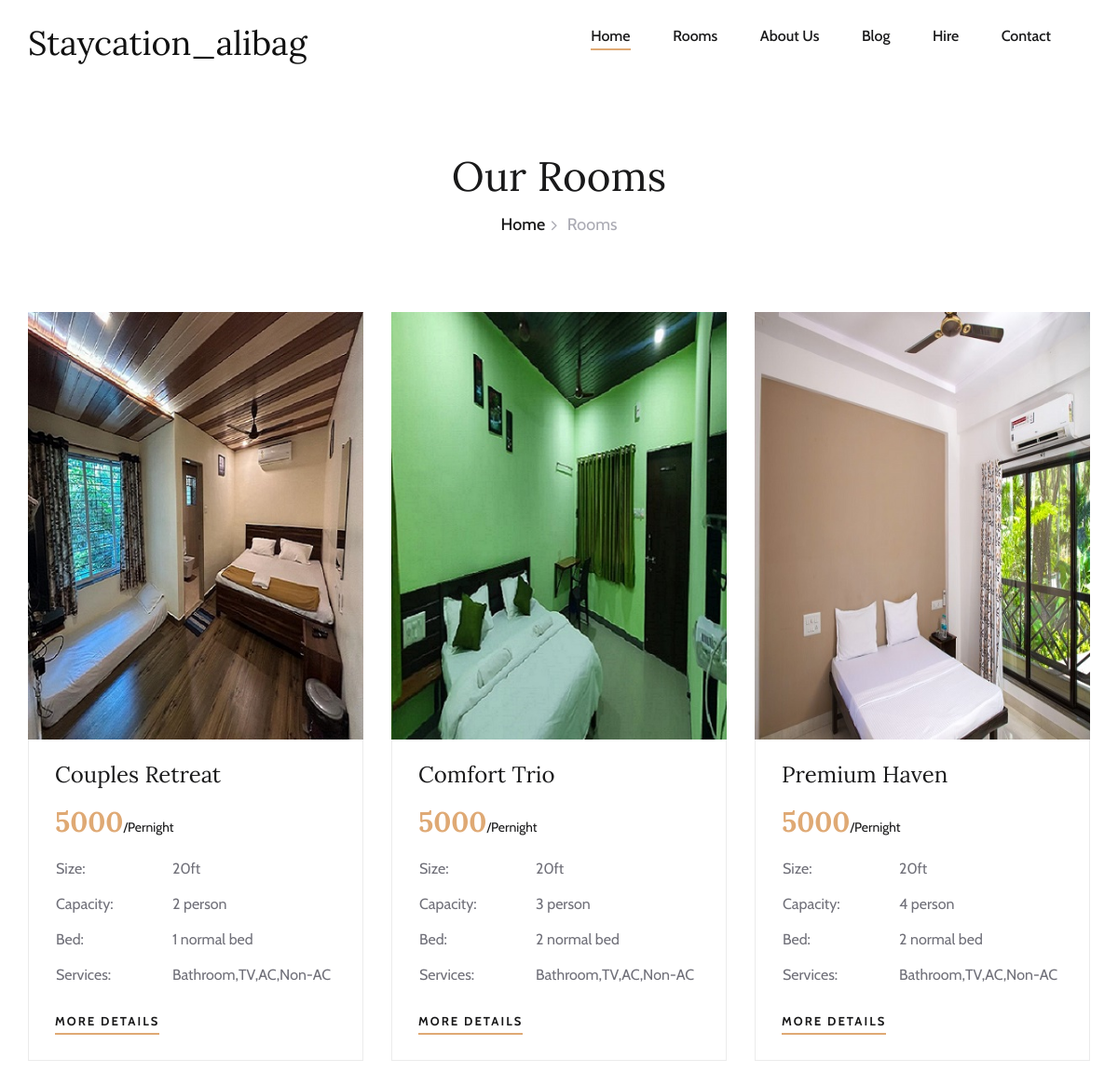
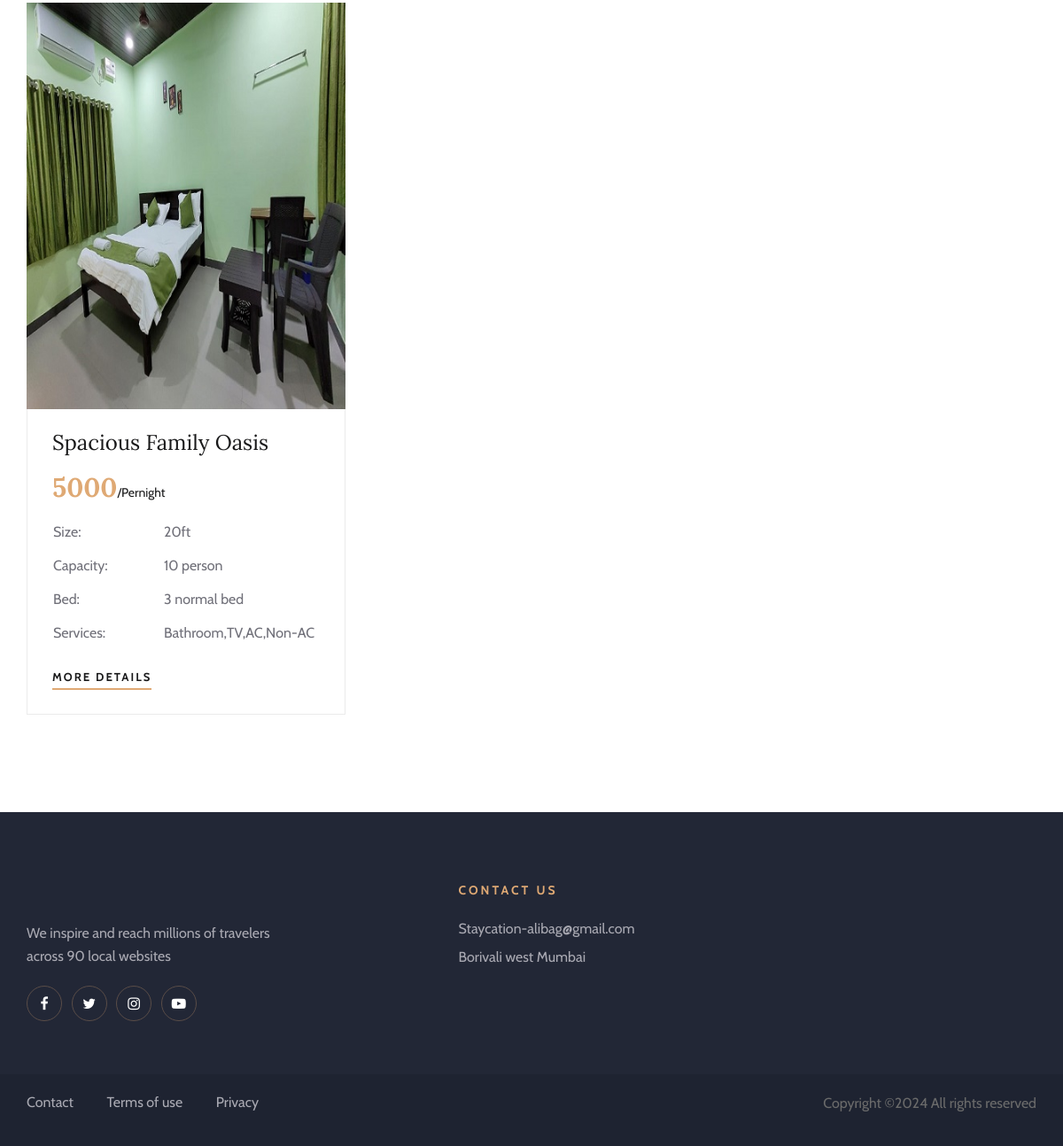
The page /rooms.php on the database its author committed (2 pictures, top to bottom).
### tables this page shows
CREATE TABLE `rooms` (
  `id` int(11) NOT NULL,
  `head` varchar(100) NOT NULL,
  `fee` varchar(100) NOT NULL,
  `size` varchar(100) NOT NULL,
  `capacity` varchar(100) NOT NULL,
  `bed` varchar(100) NOT NULL,
  `services` varchar(100) NOT NULL,
  `img` varchar(50) NOT NULL,
  `room_detail_img` varchar(50) NOT NULL,
  `details` varchar(1000) NOT NULL
);

### rooms.php (the view, shortened to what this page needs)
<?php
include('admin/dbconnection.php');
?>
<!DOCTYPE html>
<html lang="zxx">
<head>
    <link rel="stylesheet" href="css/bootstrap.min.css" type="text/css">
    <link rel="stylesheet" href="css/font-awesome.min.css" type="text/css">
    <link rel="stylesheet" href="css/elegant-icons.css" type="text/css">
    <link rel="stylesheet" href="css/flaticon.css" type="text/css">
    <link rel="stylesheet" href="css/owl.carousel.min.css" type="text/css">
    <link rel="stylesheet" href="css/nice-select.css" type="text/css">
    <link rel="stylesheet" href="css/jquery-ui.min.css" type="text/css">
    <link rel="stylesheet" href="css/magnific-popup.css" type="text/css">
    <link rel="stylesheet" href="css/slicknav.min.css" type="text/css">
    <link rel="stylesheet" href="css/style.css" type="text/css">
</head>
<body>
    <header class="header-section">
        <div class="menu-item">
            <div class="container">
                <div class="row">
                    <div class="col-lg-2">
                        <div class="logo">
                            <a href="./index.php">
                                <h2>Staycation_alibag</h2>
                            </a>
                        </div>
                    </div>
                    <div class="col-lg-10">
                        <div class="nav-menu">
                            <nav class="mainmenu">
                                <ul>
                                    <li class="active"><a href="./index.php">Home</a></li>
                                    <li><a href="./rooms.php">Rooms</a></li>
                                    <li><a href="./about-us.php">About Us</a></li>
                                    <li><a href="./blog.php">Blog</a></li>
                                    <li><a href="./pages.html">Hire</a>
                                    </li>
                                    <li><a href="./contact.php">Contact</a></li>
                                </ul>
                            </nav>
                        </div>
                    </div>
                </div>
            </div>
        </div>
    </header>
    <div class="breadcrumb-section">
        <div class="container">
            <div class="row">
                <div class="col-lg-12">
                    <div class="breadcrumb-text">
                        <h2>Our Rooms</h2>
                        <div class="bt-option">
                            <a href="./index.php">Home</a>
                            <span>Rooms</span>
                        </div>
                    </div>
                </div>
            </div>
        </div>
    </div>
    <?php
            $query = "SELECT * FROM rooms";
            $query_run = mysqli_query($con, $query);
            if (mysqli_num_rows($query_run) >0){ ?>
    <section class="rooms-section spad">
        <div class="container">
            <div class="row">
            <?php
            foreach ($query_run as $row){
            ?>
                <div class="col-lg-4 col-md-6">
                    <div class="room-item">
                        <img src="<?php echo $row['img'];?>" alt="">
                        <div class="ri-text">
                            <h4><?php echo $row['head'];?></h4>
                            <h3><?php echo $row['fee'];?><span>/Pernight</span></h3>
                            <table>
                                <tbody>
                                    <tr>
                                        <td class="r-o">Size:</td>
                                        <td><?php echo $row['size'];?></td>
                                    </tr>
                                    <tr>
                                        <td class="r-o">Capacity:</td>
                                        <td><?php echo $row['capacity'];?></td>
                                    </tr>
                                    <tr>
                                        <td class="r-o">Bed:</td>
                                        <td><?php echo $row['bed'];?></td>
                                    </tr>
                                    <tr>
                                        <td class="r-o">Services:</td>
                                        <td><?php echo $row['services'];?></td>
                                    </tr>
                                </tbody>
                            </table>
                            <a href="rooms-details.php?id=<?php echo htmlentities ($row['id']);?>"  class="primary-btn">More Details</a>
                        </div>
                    </div>
                </div>
                <?php }?>
                </div>
            </div>
    </section>
    <?php
    }
    else
    {
        echo "No Records Found";
    }
    ?>
    <footer class="footer-section">
        <div class="container">
            <div class="footer-text">
                <div class="row">
                    <div class="col-lg-4">
                        <div class="ft-about">
                            <div class="logo">
                            </div>
                            <p>We inspire and reach millions of travelers<br /> across 90 local websites</p>
                            <div class="fa-social">
                                <a href="#"><i class="fa fa-facebook"></i></a>
                                <a href="#"><i class="fa fa-twitter"></i></a>
                                <a href="#"><i class="fa fa-instagram"></i></a>
                                <a href="#"><i class="fa fa-youtube-play"></i></a>
                            </div>
                        </div>
                    </div>
                    <div class="col-lg-3 offset-lg-1">
                        <div class="ft-contact">
                            <h6>Contact Us</h6>
                            <ul>
                                <li>Staycation-alibag@gmail.com</li>
                                <li>Borivali west Mumbai</li>
                            </ul>
                        </div>
                    </div>
                </div>
            </div>
        </div>
        <div class="copyright-option">
            <div class="container">
                <div class="row">
                    <div class="col-lg-7">
                        <ul>
                            <li><a href="./contact.php">Contact</a></li>
                            <li><a href="#">Terms of use</a></li>
                            <li><a href="#">Privacy</a></li>
                        </ul>
                    </div>
                    <div class="col-lg-5">
                        <div class="co-text"><p>
  Copyright &copy;<script>document.write(new Date().getFullYear());</script> All rights reserved</a>
  </p></div>
                    </div>
                </div>
            </div>
        </div>
    </footer>
</body>
</html>

### rows shown on the page
rooms: shows a picture, head "Couples Retreat", fee "5000", size "20ft", capacity "2 person", bed "1 normal bed", services "Bathroom,TV,AC,Non-AC"
rooms: shows a picture, head "Comfort Trio", fee "5000", size "20ft", capacity "3 person", bed "2 normal bed", services "Bathroom,TV,AC,Non-AC"
rooms: shows a picture, head "Premium Haven", fee "5000", size "20ft", capacity "4 person", bed "2 normal bed", services "Bathroom,TV,AC,Non-AC"
rooms: shows a picture, head "Spacious Family Oasis", fee "5000", size "20ft", capacity "10 person", bed "3 normal bed", services "Bathroom,TV,AC,Non-AC"
